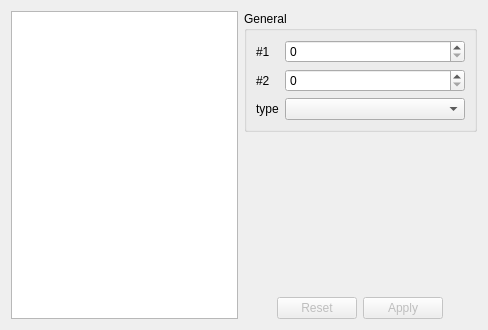
<?xml version="1.0" encoding="UTF-8"?>
<ui version="4.0">
 <class>ImportantTab</class>
 <widget class="QWidget" name="ImportantTab">
  <property name="geometry">
   <rect>
    <x>0</x>
    <y>0</y>
    <width>488</width>
    <height>330</height>
   </rect>
  </property>
  <property name="windowTitle">
   <string>Form</string>
  </property>
  <layout class="QVBoxLayout" name="verticalLayout_3">
   <item>
    <layout class="QHBoxLayout" name="horizontalLayout">
     <item>
      <widget class="QListWidget" name="listWidget">
       <property name="minimumSize">
        <size>
         <width>200</width>
         <height>0</height>
        </size>
       </property>
      </widget>
     </item>
     <item>
      <layout class="QVBoxLayout" name="verticalLayout">
       <item>
        <layout class="QHBoxLayout" name="horizontalLayout_7">
         <item>
          <widget class="QGroupBox" name="groupBox_4">
           <property name="title">
            <string>General</string>
           </property>
           <layout class="QVBoxLayout" name="verticalLayout_2">
            <item>
             <layout class="QFormLayout" name="formLayout">
              <item row="0" column="0">
               <widget class="QLabel" name="label">
                <property name="text">
                 <string>#1</string>
                </property>
               </widget>
              </item>
              <item row="0" column="1">
               <widget class="QSpinBox" name="num1SB">
                <property name="maximum">
                 <number>65535</number>
                </property>
               </widget>
              </item>
              <item row="1" column="0">
               <widget class="QLabel" name="label_2">
                <property name="text">
                 <string>#2</string>
                </property>
               </widget>
              </item>
              <item row="1" column="1">
               <widget class="QSpinBox" name="num2SB">
                <property name="maximum">
                 <number>65535</number>
                </property>
               </widget>
              </item>
              <item row="2" column="0">
               <widget class="QLabel" name="label_3">
                <property name="text">
                 <string>type</string>
                </property>
               </widget>
              </item>
              <item row="2" column="1">
               <widget class="QComboBox" name="itemCB">
                <property name="minimumSize">
                 <size>
                  <width>180</width>
                  <height>0</height>
                 </size>
                </property>
               </widget>
              </item>
             </layout>
            </item>
           </layout>
          </widget>
         </item>
        </layout>
       </item>
       <item>
        <spacer name="verticalSpacer">
         <property name="orientation">
          <enum>Qt::Vertical</enum>
         </property>
         <property name="sizeHint" stdset="0">
          <size>
           <width>20</width>
           <height>40</height>
          </size>
         </property>
        </spacer>
       </item>
       <item>
        <layout class="QHBoxLayout" name="horizontalLayout_3">
         <item>
          <spacer name="horizontalSpacer">
           <property name="orientation">
            <enum>Qt::Horizontal</enum>
           </property>
           <property name="sizeHint" stdset="0">
            <size>
             <width>40</width>
             <height>20</height>
            </size>
           </property>
          </spacer>
         </item>
         <item>
          <widget class="QPushButton" name="resetButton">
           <property name="enabled">
            <bool>false</bool>
           </property>
           <property name="text">
            <string>Reset</string>
           </property>
          </widget>
         </item>
         <item>
          <widget class="QPushButton" name="applyButton">
           <property name="enabled">
            <bool>false</bool>
           </property>
           <property name="text">
            <string>Apply</string>
           </property>
          </widget>
         </item>
         <item>
          <spacer name="horizontalSpacer_2">
           <property name="orientation">
            <enum>Qt::Horizontal</enum>
           </property>
           <property name="sizeHint" stdset="0">
            <size>
             <width>40</width>
             <height>20</height>
            </size>
           </property>
          </spacer>
         </item>
        </layout>
       </item>
      </layout>
     </item>
    </layout>
   </item>
  </layout>
 </widget>
 <resources/>
 <connections/>
</ui>
